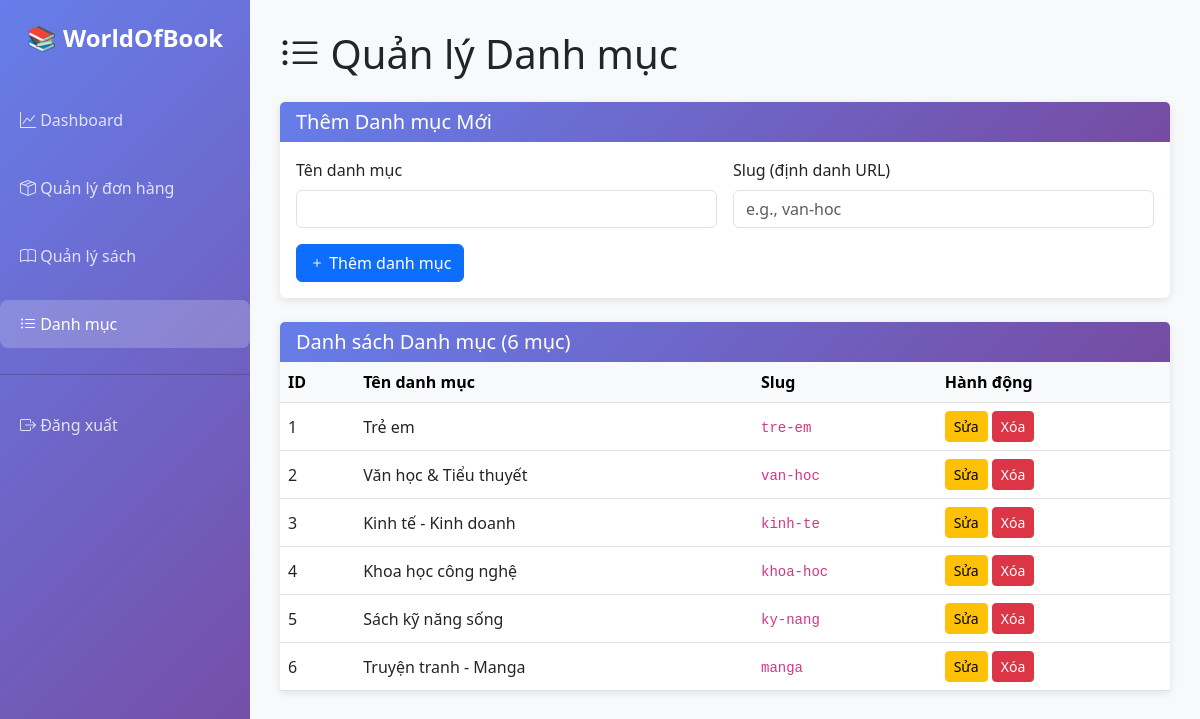
Page /pages/admin_categories.php (signed in) on the committed database.
### tables this page shows
CREATE TABLE `categories` (
  `category_id` int(11) NOT NULL,
  `category_slug` varchar(50) NOT NULL,
  `category_name` varchar(100) NOT NULL
);

### public_html/pages/admin_categories.php (the view, shortened to what this page needs)
<?php
require_once 'db.php';
$stmt = $pdo->query("SELECT * FROM categories");
$categories = $stmt->fetchAll();
?>
<!DOCTYPE html>
<html lang="vi">
<head>
    <link href="https://cdn.jsdelivr.net/npm/bootstrap@5.3.0/dist/css/bootstrap.min.css" rel="stylesheet">
    <link rel="stylesheet" href="https://cdn.jsdelivr.net/npm/bootstrap-icons@1.10.5/font/bootstrap-icons.css">
</head>
<body>
    <div class="sidebar">
        <div class="logo">📚 WorldOfBook</div>
        <nav class="nav flex-column">
            <a href="admin_dashboard.php" class="nav-link">
                <i class="bi bi-graph-up"></i> Dashboard
            </a>
            <a href="admin_orders.php" class="nav-link">
                <i class="bi bi-box-seam"></i> Quản lý đơn hàng
            </a>
            <a href="admin_books.php" class="nav-link">
                <i class="bi bi-book"></i> Quản lý sách
            </a>
            <a href="admin_categories.php" class="nav-link active">
                <i class="bi bi-list-ul"></i> Danh mục
            </a>
            <hr style="background: rgba(255,255,255,0.2);">
            <a href="logout.php" class="nav-link">
                <i class="bi bi-box-arrow-right"></i> Đăng xuất
            </a>
        </nav>
    </div>
    <div class="main-content">
        <h1 class="mb-4"><i class="bi bi-list-ul"></i> Quản lý Danh mục</h1>
        <div class="card mb-4">
            <div class="card-header">
                <h5 class="mb-0">Thêm Danh mục Mới</h5>
            </div>
            <div class="card-body">
                <form method="POST" class="row g-3">
                    <div class="col-md-6">
                        <label class="form-label">Tên danh mục</label>
                        <input type="text" name="category_name" class="form-control" required>
                    </div>
                    <div class="col-md-6">
                        <label class="form-label">Slug (định danh URL)</label>
                        <input type="text" name="category_slug" class="form-control" placeholder="e.g., van-hoc" required>
                    </div>
                    <div class="col-12">
                        <button type="submit" name="add_category" class="btn btn-primary"><i class="bi bi-plus"></i> Thêm danh mục</button>
                    </div>
                </form>
            </div>
        </div>
        <div class="card">
            <div class="card-header">
                <h5 class="mb-0">Danh sách Danh mục (<?= count($categories) ?> mục)</h5>
            </div>
            <div class="card-body p-0">
                <div class="table-responsive">
                    <table class="table table-hover align-middle m-0">
                        <thead class="table-light">
                            <tr>
                                <th>ID</th>
                                <th>Tên danh mục</th>
                                <th>Slug</th>
                                <th>Hành động</th>
                            </tr>
                        </thead>
                        <tbody>
                            <?php foreach ($categories as $cat): ?>
                                <tr>
                                    <td><?= $cat['category_id'] ?></td>
                                    <td><?= htmlspecialchars($cat['category_name']) ?></td>
                                    <td><code><?= htmlspecialchars($cat['category_slug']) ?></code></td>
                                    <td>
                                        <a href="admin_edit_category.php?id=<?= $cat['category_id'] ?>" class="btn btn-sm btn-warning">Sửa</a>
                                        <a href="?delete=<?= $cat['category_id'] ?>" class="btn btn-sm btn-danger" onclick="return confirm('Bạn có chắc chắn?')">Xóa</a>
                                    </td>
                                </tr>
                            <?php endforeach; ?>
                        </tbody>
                    </table>
                </div>
            </div>
        </div>
    </div>
</body>
</html>

### public_html/pages/admin_categories.php (style rules this page uses)
body { font-family: 'Segoe UI', Tahoma, Geneva, Verdana, sans-serif; }
.sidebar { background: linear-gradient(135deg, #667eea 0%, #764ba2 100%); min-height: 100vh; position: fixed; left: 0; top: 0; width: 250px; padding: 20px 0; }
.sidebar .logo { text-align: center; color: white; font-size: 24px; font-weight: bold; margin-bottom: 30px; }
.sidebar .nav-link { color: rgba(255,255,255,0.8); margin: 10px 0; padding: 12px 20px; border-radius: 8px; transition: all 0.3s; }
.sidebar .nav-link:hover, .sidebar .nav-link.active { background: rgba(255,255,255,0.2); color: white; }
.main-content { margin-left: 250px; padding: 30px; background: #f8f9fa; min-height: 100vh; }
.card { border: none; box-shadow: 0 2px 8px rgba(0,0,0,0.1); }
.card-header { background: linear-gradient(135deg, #667eea 0%, #764ba2 100%); color: white; border: none; }

### rows in the picture
categories: category_id "1", category_name "Trẻ em", category_slug "tre-em"
categories: category_id "2", category_name "Văn học & Tiểu thuyết", category_slug "van-hoc"
categories: category_id "3", category_name "Kinh tế - Kinh doanh", category_slug "kinh-te"
categories: category_id "4", category_name "Khoa học công nghệ", category_slug "khoa-hoc"
categories: category_id "5", category_name "Sách kỹ năng sống", category_slug "ky-nang"
categories: category_id "6", category_name "Truyện tranh - Manga", category_slug "manga"

### other values in the picture
count($categories) "6"
